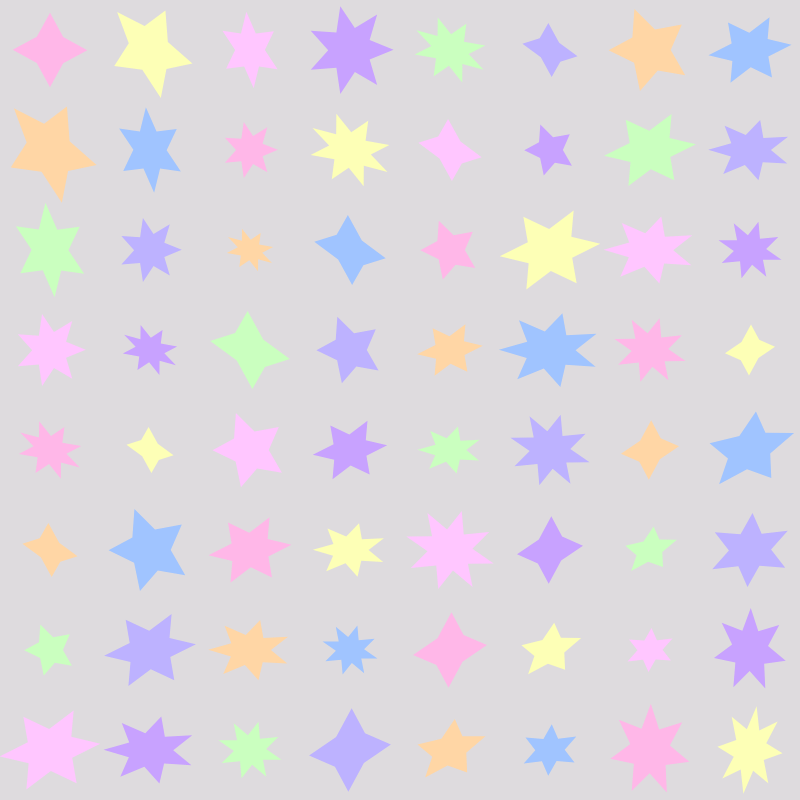
Frame 1 (no input)
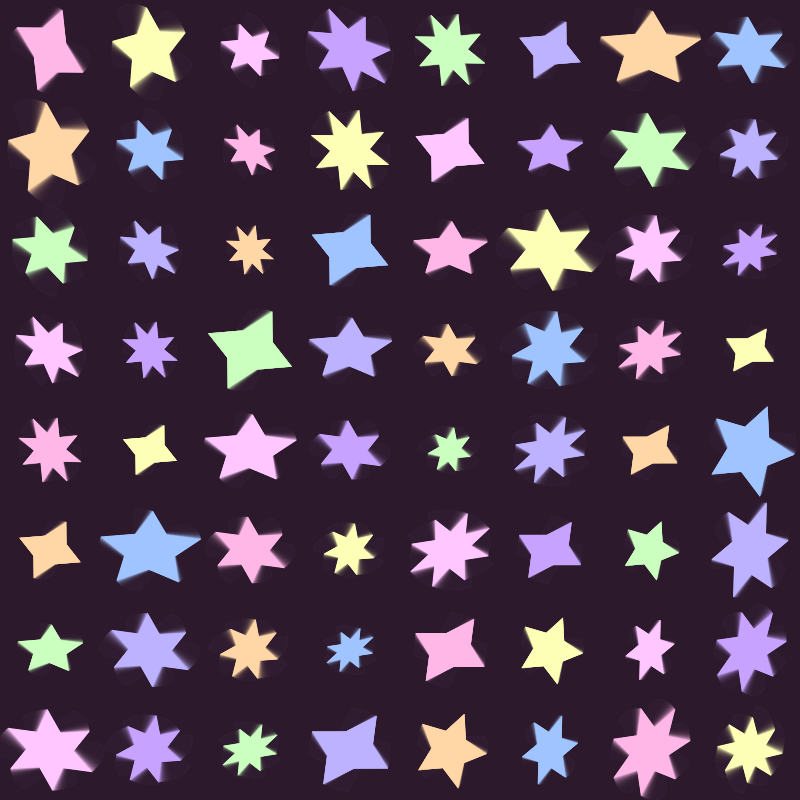
Frame 60 (no input)
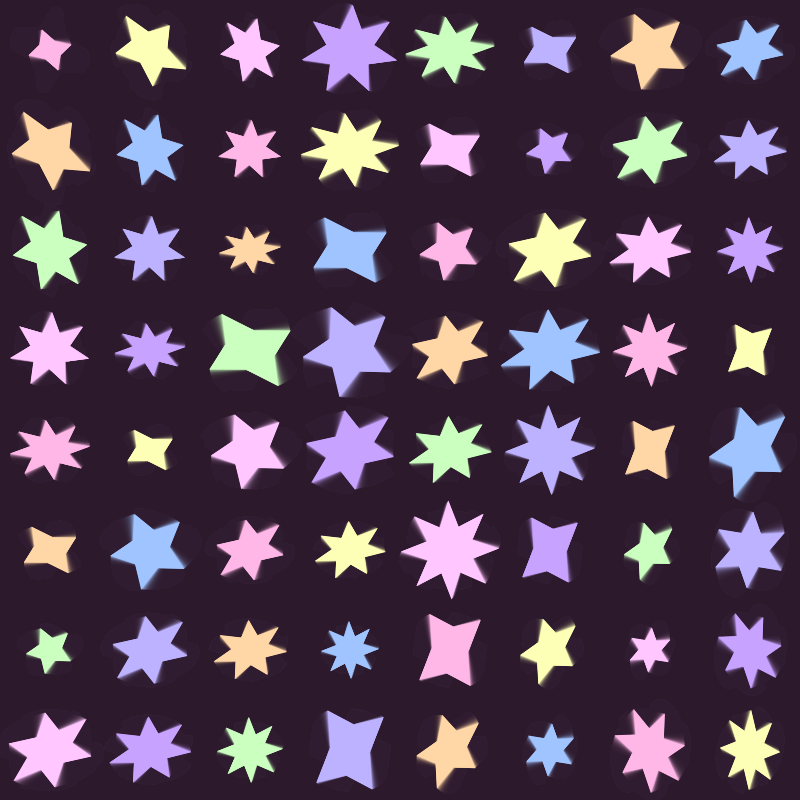
Frame 120 (the mouse pressed at the canvas centre since frame 60)

The p5.js sketch that drew these frames (run headless with seeded random() and noise() and a simulated clock; from frame 60 on, the mouse is pressed at the canvas centre):

// p5.js sketch
// ── sketch.js

let gridSize = 100;
let cols, rows;

let colors = [
  "#FFB7E8", // Cotton candy pink
  "#C8A2FF", // Lilac
  "#FFD6A5", // Peach
  "#FDFFB6", // Butter yellow
  "#CAFFBF", // Mint
  "#A0C4FF", // Baby blue
  "#FFC6FF", // Pastel pink
  "#BDB2FF"  // Periwinkle
];

let hoverColor = "#70faff"; // Bright teal

function setup() {
  createCanvas(800, 800);
  cols = int(width / gridSize);
  rows = int(height / gridSize);
}

function star(x, y, radius1, radius2, npoints) {
  let angle = TWO_PI / npoints;
  let halfAngle = angle / 2;

  beginShape();

  for (let a = 0; a < TWO_PI; a += angle) {
    let sx = x + cos(a) * radius2;
    let sy = y + sin(a) * radius2;
    vertex(sx, sy);

    sx = x + cos(a + halfAngle) * radius1;
    sy = y + sin(a + halfAngle) * radius1;
    vertex(sx, sy);
  }

  endShape(CLOSE);
}

function draw() {
  // Dark plum background with fading trails
  background(45, 30, 48, 40);
  noStroke();

  // Nested loops create the star grid
  for (let i = 0; i < cols; i++) {
    for (let j = 0; j < rows; j++) {

      // Grid position
      let x = i * gridSize + gridSize / 2;
      let y = j * gridSize + gridSize / 2;

      // Distance between mouse and star
      let d = dist(mouseX, mouseY, x, y);

      // Stars grow near the mouse
      let growth = map(d, 0, 180, 1.8, 1);
      growth = constrain(growth, 1, 1.8);

      // Different star shapes and sizes
      let points = 4 + (i + j) % 5;
      let baseSize = 25 + ((i * 13 + j * 17) % 20);

      // Gentle pulsing animation
      let pulse = sin(frameCount * 0.04 + i + j) * 3;

      // Each star has its own pastel color
      let colorIndex = (i * 3 + j * 2) % colors.length;

      // Hovered stars turn teal
      if (d < baseSize * growth * 0.65) {
        fill(hoverColor);
      } else {
        fill(colors[colorIndex]);
      }

      push();
      translate(x, y);

      // Rotate each star
      rotate(frameCount * 0.01 + (i + j) * 0.3);

      // Gently shear each star horizontally
      shearX(sin(frameCount * 0.03 + i + j) * 0.3);

      // Scale stars for the mouse wave effect
      let finalSize = (baseSize + pulse) * growth;
      scale(finalSize / 45);

      // Draw the star
      star(0, 0, 22.5, 45, points);

      pop();
    }
  }
}
